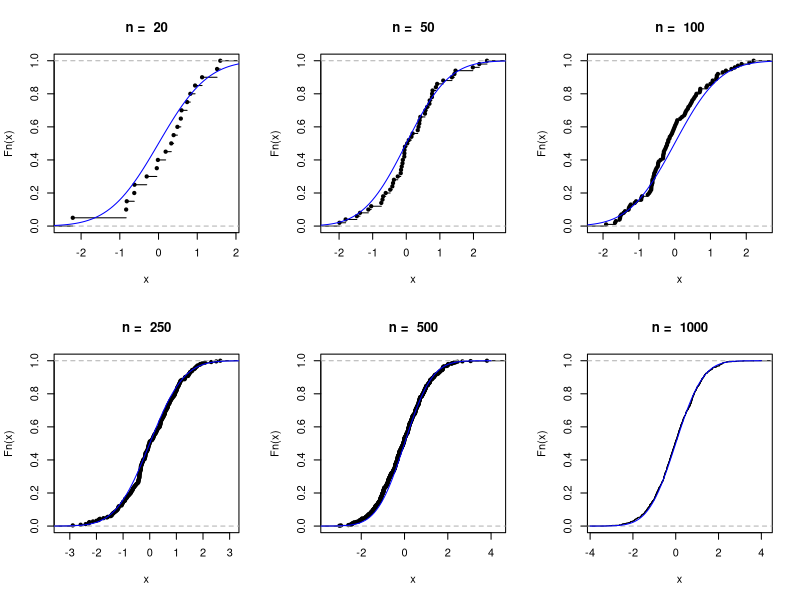

The R source for this figure:
set.seed(1)
par(mfrow=c(2,3))
n = c(20,50,100,250,500,1000)
xseq = seq(-4,4,length=100)
for(j in 1:6){
  x = rnorm(n[j])
  plot(ecdf(x),main=paste("n = ",n[j]))
  lines(xseq,pnorm(xseq),col="blue")
}